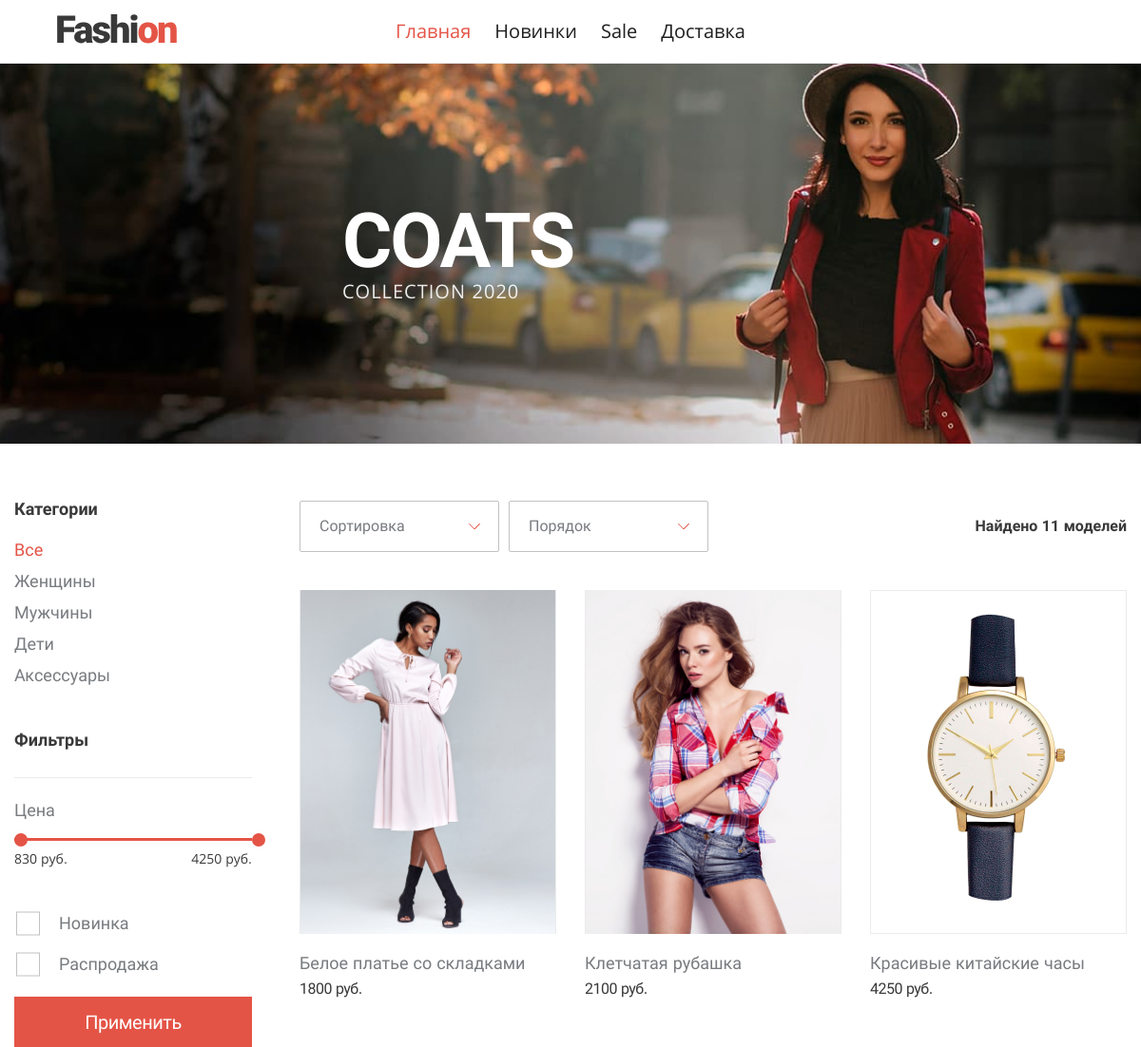
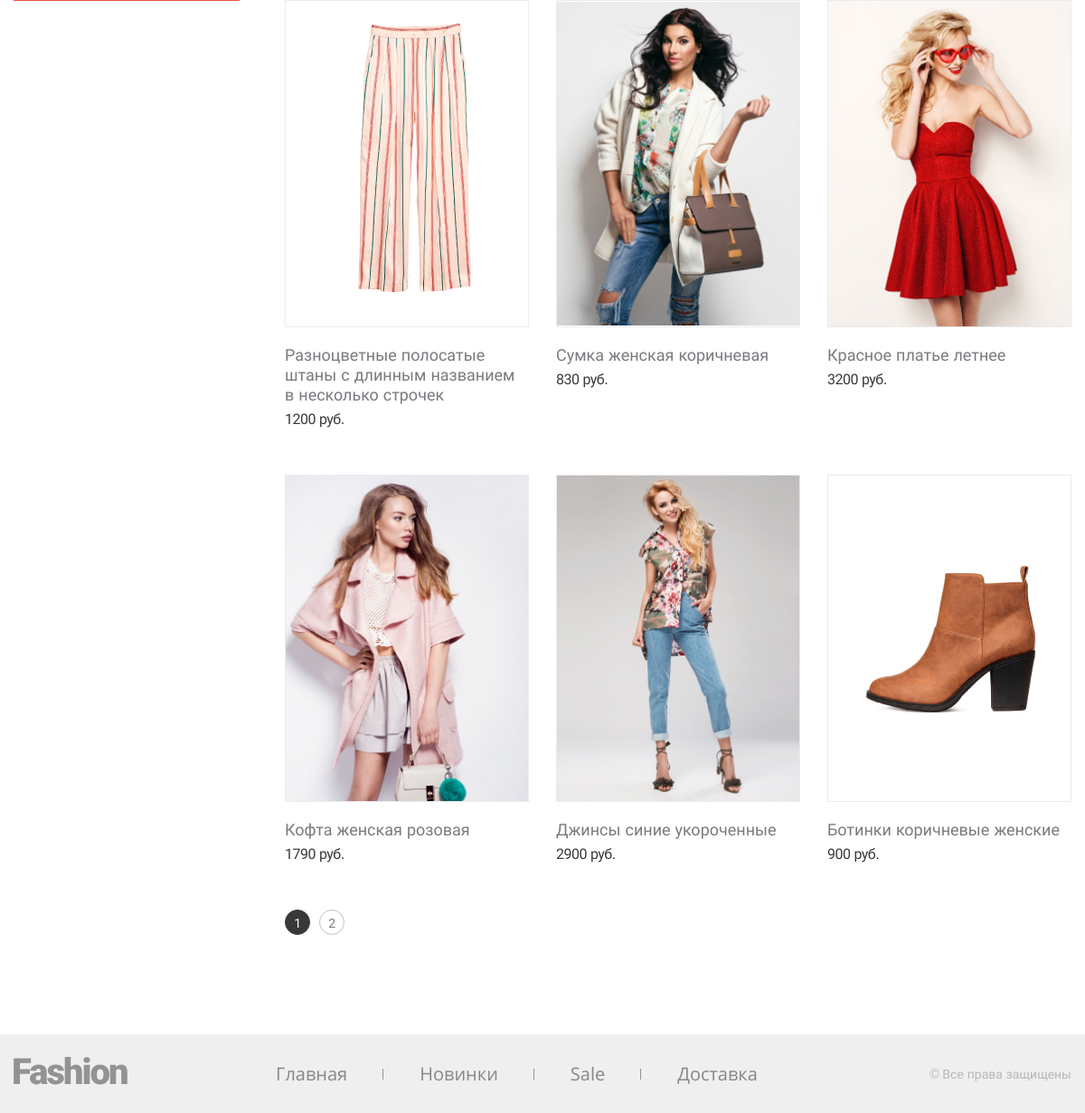
The page / on the database its author committed (2 pictures, top to bottom).
### tables this page shows
CREATE TABLE `categories` (
  `category_id` int(10) UNSIGNED NOT NULL,
  `title` varchar(256) NOT NULL,
  `slug` varchar(256) NOT NULL
);

CREATE TABLE `products` (
  `product_id` int(10) UNSIGNED NOT NULL,
  `image` varchar(64) NOT NULL,
  `title` varchar(256) NOT NULL,
  `price` int(11) NOT NULL,
  `sale` tinyint(1) NOT NULL DEFAULT 0,
  `new` tinyint(1) NOT NULL DEFAULT 0
);

### core/render.php (called while the page is built, shortened)
<?php
function render(string $path, array $vars = []) : string
{
    $systemTemplateRenererIntoFullPath = $_SERVER['DOCUMENT_ROOT'] . "/views/{$path}.php";
    extract($vars);
    include $systemTemplateRenererIntoFullPath;
    return ob_get_clean();
}

### bootstrap.php (called while the page is built)
<?php
include_once $_SERVER['DOCUMENT_ROOT'] . '/core/bd.php';
include_once $_SERVER['DOCUMENT_ROOT'] . '/core/render.php';
include_once $_SERVER['DOCUMENT_ROOT'] . '/core/router.php';

### index.php (called while the page is built, shortened)
<?php
include_once $_SERVER['DOCUMENT_ROOT'] . '/bootstrap.php';

### core/bd.php (called while the page is built, shortened)
<?php
function dbInstance() : PDO
{
    static $db;
    if ($db === null) {
        $db = new PDO (
            sprintf('mysql:host=%s; dbname=%s', DB_HOST, DB_NAME),
            DB_USER,
            DB_PASSWORD,
            [PDO::ATTR_DEFAULT_FETCH_MODE => PDO::FETCH_ASSOC]
        );
        $db->exec('SET NAMES UTF8');
    }
    return $db;
}
function dbQuery(string $sql, array $params = []) : PDOStatement
{
    $db = dbInstance();
    $query = $db->prepare($sql);
    $query->execute($params);
    return $query;
}
function dbCheckError(PDOStatement $query) : bool
{
    $errInfo = $query->errorInfo();
    return true;
}

### models/categories.php (called while the page is built)
<?php
function getAllCategories() : array
{
    $sql = 'SELECT * FROM categories';
    $query = dbQuery($sql);
    return $query->fetchAll() ?? [];
}

### models/products.php (called while the page is built, shortened)
<?php
function getFilteredProducts($request = []) : array
{
    $result = [
        'count' => 0,
        'currentPage' => $request['page'],
        'category' => $request['category'],
        'minPrice' => 0,
        'maxPrice' => 0,
        'items' => [],
    ];
    $params = [];
    $sql = 'SELECT *, products.title AS title FROM products';
    if ($request['category'] !== 'all') {
        $sql .= ' LEFT JOIN product_category ON products.product_id = product_category.product_id
            LEFT JOIN categories ON categories.category_id = product_category.category_id
            WHERE categories.slug = :slug';
        $params['slug'] = $request['category'];
    } else {
        $sql .= ' WHERE true';
    }
    $sql .= isset($request['filters']['new']) && $request['filters']['new'] ? " AND new = 1" : '';
    $sql .= isset($request['filters']['sale']) && $request['filters']['sale'] ? " AND sale = 1" : '';
    $result['maxPrice'] = getMaxPrice($sql, $params);
    $result['minPrice'] = getMinPrice($sql, $params);
    $result['count'] = getProductsCount($sql, $params);
    $firstLimit = ($request['page'] - 1) * PRODUCTS_ON_PAGE;
    $sql .= " LIMIT {$firstLimit}, " . PRODUCTS_ON_PAGE;
    $query = dbQuery($sql, $params);
    $result['items'] = $query->fetchAll() ?? [];
    return $result;
}
function getMaxPrice(string $sql, $params = []) : int
{
    $sql = str_replace(
        'SELECT *, products.title AS title',
        'SELECT MAX(price) AS max',
        $sql
    );
    $query = dbQuery($sql, $params);
    return $query->fetch()['max'] ?? 0;
}
function getMinPrice(string $sql, $params = []) : int
{
    $sql = str_replace(
        'SELECT *, products.title AS title',
        'SELECT MIN(price) AS min',
        $sql
    );
    $query = dbQuery($sql, $params);
    return $query->fetch()['min'] ?? 0;
}
function getProductsCount(string $sql, $params = []) : int
{
    $sql = str_replace(
        'SELECT *, products.title AS title',
        'SELECT COUNT(*) AS count',
        $sql
    );
    $query = dbQuery($sql, $params);
    return $query->fetch()['count'];
}

### core/helpers.php (called while the page is built, shortened)
<?php
function correctNumberName(int $num, string $first, string $second, string $third) : string
{
    if ($num % 10 == 1 && ($num % 100 != 11)) {
        return $first;
    } else if (
                ($num % 10 >= 2 && $num % 10 < 5) &&
                !($num % 100 >= 12 && $num % 100 < 15)
            ) {
        return $second;
    } else {
        return $third;
    }
}

### config/routes.php (called while the page is built)
<?php
return [
    [
        'pattern' => '/^\/catalog\/([0-9aA-zZ_-]+)\/(\d*)$/',
        'controller' => 'catalog/index',
        'params' => ['category', 'page'],
    ],
    [
        'pattern' => '/^\/$/',
        'controller' => 'catalog/index',
    ],
    [
        'pattern' => '/^\/delivery\/$/',
        'controller' => 'delivery',
    ],
    [
        'pattern' => '/^\/admin\/products\/(add)\/$/',
        'controller' => 'products/index',
        'params' => ['action'],
    ],
    [
        'pattern' => '/^\/admin\/products\/(\d+)$/',
        'controller' => 'products/index',
        'params' => ['id'],
    ],
    [
        'pattern' => '/^\/ajax\/products\/add\/$/',
        'controller' => 'products/add',
    ],
    [
        'pattern' => '/^\/ajax\/products\/delete\/$/',
        'controller' => 'products/delete',
    ],
    [
        'pattern' => '/^\/admin\/products\/$/',
        'controller' => 'products/index',
    ],
    [
        'pattern' => '/^\/admin\/?$/',
        'controller' => 'orders/index',
    ],
    [
        'pattern' => '/^\/ajax\/order\/$/',
        'controller' => 'orders/order',
    ],
];

### views/v_catalog.php (the view, shortened to what this page needs)
<?php include_once $_SERVER['DOCUMENT_ROOT'] . '/core/helpers.php'; ?>
<main class="shop-page">
  <header class="intro">
    <div class="intro__wrapper">
      <h1 class=" intro__title">COATS</h1>
      <p class="intro__info">Collection 2020</p>
    </div>
  </header>
  <section class="shop container">
    <?= $filters ?>
    <div class="shop__wrapper">
      <section class="shop__sorting">
        <div class="shop__sorting-item custom-form__select-wrapper">
          <select class="custom-form__select" name="sort">
            <option hidden="hidden">Сортировка</option>
          </select>
        </div>
        <div class="shop__sorting-item custom-form__select-wrapper">
          <select class="custom-form__select" name="order">
            <option hidden="hidden" >Порядок</option>
          </select>
        </div>
        <p class="shop__sorting-res">Найдено
          <span class="res-sort"><?= $products['count'] ?></span>
          <?= correctNumberName($products['count'], 'модель', 'модели', 'моделей') ?>
        </p>
      </section>
      <section class="shop__list">
        <?php foreach ($products['items'] as $product) : ?>
          <article class="shop__item product" tabindex="0" data-id=<?= $product['product_id']; ?>>
            <div class="product__image">
              <img src="<?= IMGS_STORAGE . $product['image'] ?>" alt="<?= $product['title'] ?>">
            </div>
            <p class="product__name" style="max-width: 260px; "><?= $product['title'] ?></p>
            <span class="product__price"><?= $product['price'] ?> руб.</span>
          </article>
        <?php endforeach; ?>
      </section>
      <?= $pagination ?>
    </div>
  </section>
</main>

### views/parts/v_topmenu.php
<li>
  <a class="main-menu__item <?= $_SERVER['REQUEST_URI'] == "/" ? 'active' : '' ?>"
   href="/">Главная</a>
</li>
<li>
  <a class="main-menu__item <?= $_SERVER['REQUEST_URI'] == "/?new=on" ? 'active' : '' ?>"
   href="/?new=on">Новинки</a>
</li>
<li>
  <a class="main-menu__item <?= $_SERVER['REQUEST_URI'] == "/?sale=on" ? 'active' : '' ?>"
   href="/?sale=on">Sale</a>
</li>
<li>
  <a class="main-menu__item <?= $_SERVER['REQUEST_URI'] == "/delivery/" ? 'active' : '' ?>"
   href="/delivery/">Доставка</a>
</li>

### views/parts/v_filters.php (shortened to what this page needs)
<section class="shop__filter filter">
  <form method="GET" action="<?= "/catalog/{$currentCategorySlug}/" ?>">
  <div class="filter__wrapper">
    <b class="filter__title">Категории</b>
    <ul class="filter__list">
      <li>
        <a class="filter__list-item
          <?= $currentCategorySlug == 'all' ? 'active' : '' ?>"
          href="/catalog/all/">Все</a>
      </li>
      <?php foreach ($categories as $cat) : ?>
        <li>
          <a class="filter__list-item
            <?= $currentCategorySlug == $cat['slug'] ? 'active' : '' ?>"
            href="/catalog/<?= $cat['slug'] ?>/">
            <?= $cat['title'] ?>
          </a>
        </li>
      <?php endforeach; ?>
    </ul>
  </div>
    <div class="filter__wrapper">
      <b class="filter__title">Фильтры</b>
      <div class="filter__range range">
        <span class="range__info">Цена</span>
        <div class="range__line" aria-label="Range Line"></div>
        <div class="range__res">
          <span class="range__res-item min-price" data-price="<?= $products['minPrice'] ?>">
            <?= $request['filters']['minPrice'] ?? $products['minPrice'] ?> руб.
          </span>
          <span class="range__res-item max-price" data-price="<?= $products['maxPrice'] ?>">
            <?= $request['filters']['maxPrice'] ?? $products['maxPrice'] ?> руб.
          </span>
        </div>
      </div>
    </div>
    <fieldset class="custom-form__group">
      <label for="new" class="custom-form__checkbox-label custom-form__info" style="display: block;">Новинка</label>
      <label for="sale" class="custom-form__checkbox-label custom-form__info" style="display: block;">Распродажа</label>
    </fieldset>
    <button class="button" type="submit" style="width: 100%" name="filters" value="change">Применить</button>
  </form>
</section>

### views/parts/v_pagination.php
<ul class="shop__paginator paginator">
<?php for ($i = 1; $i < (1 + $products['count'] / PRODUCTS_ON_PAGE); $i++) : ?>
    <li>
        <?php if ($products['currentPage'] == $i) : ?>
            <a class="paginator__item"><?= $i ?></a>
        <?php else : ?>
            <a class="paginator__item"
                href="<?= "/catalog/{$products['category']}/{$i}{$getParamsForPagination}" ?>">
                <?= $i ?>
            </a>
        <?php endif; ?>
    </li>
<?php endfor; ?>
</ul>

### core/router.php (shortened to what this page needs)
<?php
$routes = include_once $_SERVER['DOCUMENT_ROOT'] . '/config/routes.php';
$currentUri = parse_url($_SERVER['REQUEST_URI'], PHP_URL_PATH);
$routeParams = [
    'controller' => '404',
    'params' => [],
];
foreach ($routes as $route) {
    $matches = [];
    if (preg_match($route['pattern'], $currentUri, $matches)) {
        $routeParams['controller'] = $route['controller'];
        break;
    }
}
if ($routeParams['controller'] !== '404') {
    include_once $_SERVER['DOCUMENT_ROOT'] . "/controllers/{$routeParams['controller']}.php";
}

### controllers/catalog/index.php (shortened to what this page needs)
<?php
include_once $_SERVER['DOCUMENT_ROOT'] . '/models/categories.php';
include_once $_SERVER['DOCUMENT_ROOT'] . '/models/products.php';
$categories = getAllCategories();
$currentCategorySlug = empty(URL_PARAMS['category']) ? 'all' : URL_PARAMS['category'];
$request = [
    'category' => $currentCategorySlug,
    'page' => !empty(URL_PARAMS['page']) ? (int) URL_PARAMS['page'] : 1,
];
$products = getFilteredProducts($request);
$topmenu = render('parts/v_topmenu');
$filters = render('parts/v_filters', [
    'request' => $request,
    'products' => $products,
    'categories' => $categories,
    'currentCategorySlug' => $currentCategorySlug,
]);
$pagination = render('parts/v_pagination', [
    'products' => $products,
    'getParamsForPagination' => isset($currentGET) ? "?{$currentGET}" : '',
]);
$pageContent = render('v_catalog', [
    'filters' => $filters,
    'pagination' => $pagination,
    'products' => $products,
    'request' => $request,
]);
echo render('v_layout', [
    'title' => 'Fashion',
    'topmenu' => $topmenu,
    'pageContent' => $pageContent,
]);

### views/v_layout.php (shortened to what this page needs)
<!DOCTYPE html>
<html lang="ru">
<head>
  <link rel="stylesheet" href="/public/css/style.css">
</head>
<body>
<header class="page-header">
  <a class="page-header__logo" href="/">
    <img src="/public/img/logo.svg" alt="Fashion">
  </a>
  <nav class="page-header__menu">
    <ul class="main-menu main-menu--header">
        <?= $topmenu ?>
    </ul>
  </nav>
</header>
<?= $pageContent ?>
<footer class="page-footer">
  <div class="container">
    <a class="page-footer__logo" href="#">
      <img src="/public/img/logo--footer.svg" alt="Fashion">
    </a>
    <nav class="page-footer__menu">
      <ul class="main-menu main-menu--footer">
        <li>
          <a class="main-menu__item" href="/">Главная</a>
        </li>
        <li>
          <a class="main-menu__item" href="/?new=on">Новинки</a>
        </li>
        <li>
          <a class="main-menu__item" href="/?sale=on">Sale</a>
        </li>
        <li>
          <a class="main-menu__item" href="/delivery/">Доставка</a>
        </li>
      </ul>
    </nav>
    <address class="page-footer__copyright">
      © Все права защищены
    </address>
  </div>
</footer>
</body>
</html>

### rows shown on the page
categories: title "Женщины"
categories: title "Мужчины"
categories: title "Дети"
categories: title "Аксессуары"
products: image (picture), title "Белое платье со складками", price "1800"
products: image (picture), title "Клетчатая рубашка", price "2100"
products: image (picture), title "Красивые китайские часы", price "4250"
products: image (picture), title "Разноцветные полосатые штаны с длинным названием в несколько строчек", price "1200"
products: image (picture), title "Сумка женская коричневая", price "830"
products: image (picture), title "Красное платье летнее", price "3200"
products: image (picture), title "Кофта женская розовая", price "1790"
products: image (picture), title "Джинсы синие укороченные", price "2900"
products: image (picture), title "Ботинки коричневые женские", price "900"

### other values the page prints
$request['filters']['minPrice'] "830"
$request['filters']['maxPrice'] "4250"
$products['count'] "11"
correctNumberName($products['count'], 'модель', 'модели', 'моделей') "моделей"
